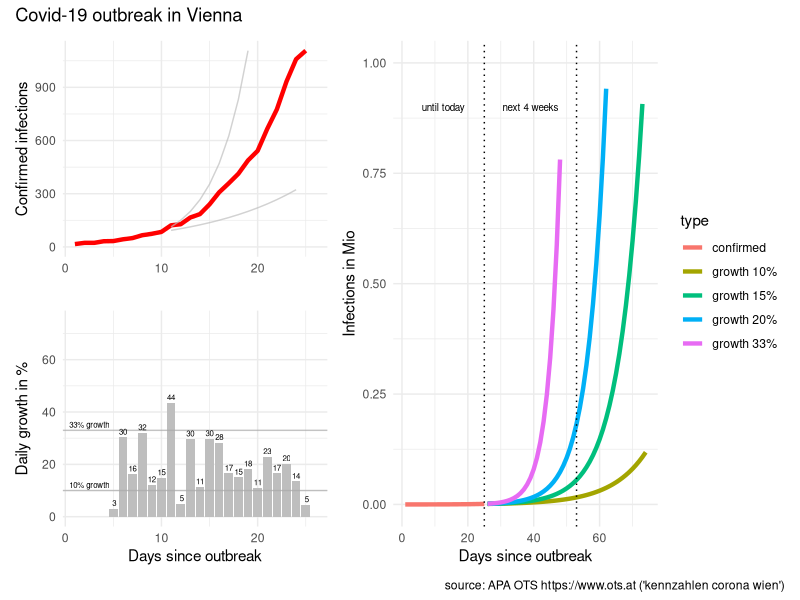
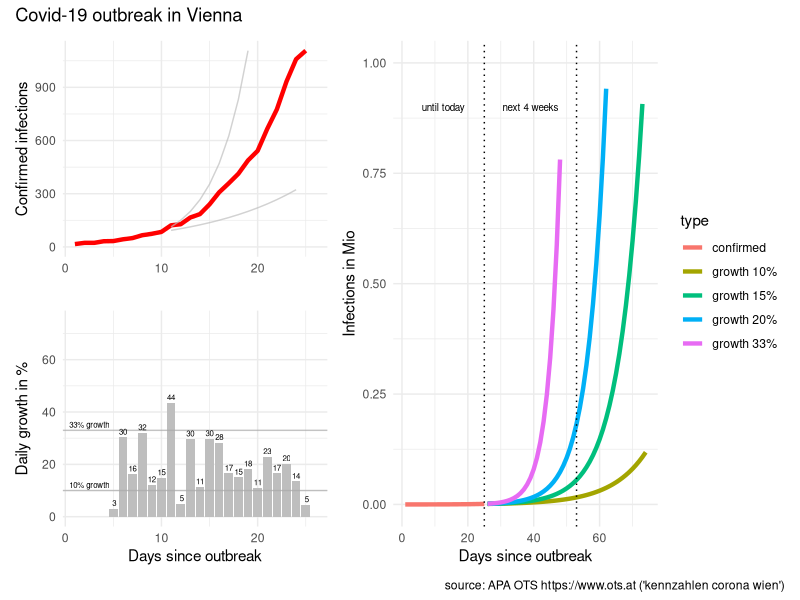

Write the R code that produced these figures, in order.
# packages
library(tidyverse)
library(scales)
library(patchwork)

# reported infections
# source: APA OTS (https://www.ots.at)
# keywords: "kennzahlen corona wien"
infected <- c(
   16, #"2020-03-05"
   23, #"2020-03-06"
   23, #"2020-03-07"
   32, #"2020-03-08"
   33, #"2020-03-09"
   43, #"2020-03-10"
   50, #"2020-03-11"
   66, #"2020-03-12"
   74, #"2020-03-13"
   85, #"2020-03-14"
  122, #"2020-03-15"
  128, #"2020-03-16"
  166, #"2020-03-17"
  185, #"2020-03-18"
  240, #"2020-03-19"
  308, #"2020-03-20"
  359, #"2020-03-21"
  413, #"2020-03-22"
  488, #"2020-03-23"
  542, #"2020-03-24"
  666, #"2020-03-25"
  776, #"2020-03-26"
  933, #"2020-03-27"
 1059, #"2020-03-28"
 1107
)

# prepare data
data <- tibble(infected = infected)

data <- data %>% 
  mutate(type = "confirmed",
         day = row_number()) %>% 
  arrange(day) %>% 
  mutate(new_abs = infected - lag(infected),
         new_pct = new_abs / lag(infected) * 100)

# predict
predict_corona <- function(data, infection_rate, days)  {
  
  future <- seq(from = max(data$day) + 1, to = max(data$day)+days-1)
  infected_all <- NULL
  infected_act <- max(data$infected)
  infected_predict <- NULL
  for (i in seq_along(future))  {
    infected_act <- infected_act * infection_rate
    infected_all <- c(infected_all, infected_act)
  }
  
  data2 <- tibble(type = paste0("growth ", (infection_rate-1)*100,"%"),
                  day = future, 
                  infected = infected_all)
  data2
  
} # predict_corona

# predict for different growth
predict_days <- 50 #57

data_50 <- data %>% 
  predict_corona(infection_rate = 1.50, days = predict_days)

data_40 <- data %>% 
  predict_corona(infection_rate = 1.40, days = predict_days)

data_33 <- data %>% 
  predict_corona(infection_rate = 1.33, days = predict_days)

data_20 <- data %>% 
  predict_corona(infection_rate = 1.20, days = predict_days)

data_15 <- data %>% 
  predict_corona(infection_rate = 1.15, days = predict_days)

data_10 <- data %>% 
  predict_corona(infection_rate = 1.10, days = predict_days)

# combine dataset
data_plot <- data %>% 
  bind_rows(data_33, data_20, data_15, data_10)


# visualise data
# infected
last_day <- length(data$infected)
p0 <- data_plot %>% 
  mutate(infected_M = infected / 1000000) %>%
  ggplot(aes(day, infected_M, color = type)) + 
  geom_line(size = 1.5) +
  geom_vline(xintercept = c(last_day, last_day + 28), 
             linetype = "dotted") +
  ylim(0,1) +
  xlab("Days since outbreak") +
  ylab("Infections in Mio") + 
  #ggtitle("Covid-19 outbreak in Vienna") +
  theme_minimal()+
  annotate("text", last_day/2, 0.9, 
           label = "until today", size = 2.5) +
  annotate("text", last_day+14, 0.9, 
           label = "next 4 weeks", size = 2.5)

#############################################

# data for reference line 33% growth (Austria)
data_line_start <- tibble(
  day = 10,
  infected = 85
)

# predict 10%/33% growth (days since 50 cases)
data_line10 <- predict_corona(
  data_line_start,
  infection_rate = 1.10,
  days = 15)

data_line33 <- predict_corona(
  data_line_start,
  infection_rate = 1.33,
  days = 15)

# infected
p1 <- data %>% 
  mutate(infected_M = infected / 1000000) %>% 
  ggplot(aes(day, infected)) + 
  geom_line(size = 1.5, color = "red") +
  geom_line(data = data_line10, 
            aes(day,infected), color = "grey", alpha = 0.7) +
  geom_line(data = data_line33, 
            aes(day,infected), color = "grey", alpha = 0.7) +
  xlim(c(1,length(infected)+1)) +
  #ylim(0,max(infected)) +
  scale_y_continuous(labels=function(x) format(x, big.mark = " ", scientific = FALSE),
                     limits=c(0,max(infected)) ) +
  #  xlab("Days since outbreak") +
  xlab("") +
  ylab("Confirmed infections") + 
#  ggtitle("Covid-19 outbreak in Vienna") +
  theme_minimal()
  
# daily growth infected
p2 <- data %>% 
  filter(day >= 5) %>% 
  ggplot(aes(day, new_pct)) +
  geom_col(fill = "grey") +
  geom_hline(yintercept = 10, color = "darkgrey", alpha = 0.7) +
  geom_hline(yintercept = 33, color = "darkgrey", alpha = 0.7) +
  geom_text(aes(day, new_pct, 
                label = paste0(format(new_pct, digits=1))),
            size = 2, vjust = "bottom", nudge_y = 1) +
  xlim(c(1,length(infected)+1)) +
  ylim(c(0,75)) +
  xlab("Days since outbreak") +
  ylab("Daily growth in %") + 
#  ggtitle("Covid-19 outbreak in Vienna") +
  theme_minimal() +
  annotate("text", 2.5, 10+1, 
           label = "10% growth",
           size = 2,vjust = "bottom")  +
  annotate("text", 2.5, 33+1, 
           label = "33% growth",
           size = 2,vjust = "bottom") 
  

# combine plots
p <- ((p1 / p2) | p0) + plot_annotation('Covid-19 outbreak in Vienna',
                            caption = "source: APA OTS https://www.ots.at ('kennzahlen corona wien')")
# plot
p

# save plot
p %>% ggsave(filename = "covid-19-vienna.png", 
             device = "png",
             width = 7, height = 4)
